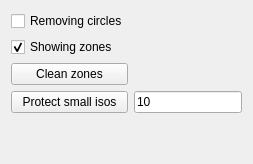
              <widget class="QWidget" name="option_page_5">
               <layout class="QGridLayout" name="gridLayout_16">
                <item row="0" column="0">
                 <widget class="QCheckBox" name="toggle_remove_circles">
                  <property name="text">
                   <string>Removing circles</string>
                  </property>
                 </widget>
                </item>
                <item row="3" column="0">
                 <widget class="QPushButton" name="protect_small_isolinesbutton">
                  <property name="text">
                   <string>Protect small isos</string>
                  </property>
                 </widget>
                </item>
                <item row="4" column="0">
                 <spacer name="verticalSpacer_6">
                  <property name="orientation">
                   <enum>Qt::Orientation::Vertical</enum>
                  </property>
                  <property name="sizeHint" stdset="0">
                   <size>
                    <width>20</width>
                    <height>40</height>
                   </size>
                  </property>
                 </spacer>
                </item>
                <item row="1" column="0">
                 <widget class="QCheckBox" name="toggle_show_zones">
                  <property name="text">
                   <string>Showing zones</string>
                  </property>
                  <property name="checked">
                   <bool>true</bool>
                  </property>
                 </widget>
                </item>
                <item row="2" column="0">
                 <widget class="QPushButton" name="clean_protected_zones_button">
                  <property name="text">
                   <string>Clean zones</string>
                  </property>
                 </widget>
                </item>
                <item row="3" column="1">
                 <widget class="QLineEdit" name="protect_small_isolines_edit">
                  <property name="text">
                   <string>10</string>
                  </property>
                 </widget>
                </item>
               </layout>
              </widget>
